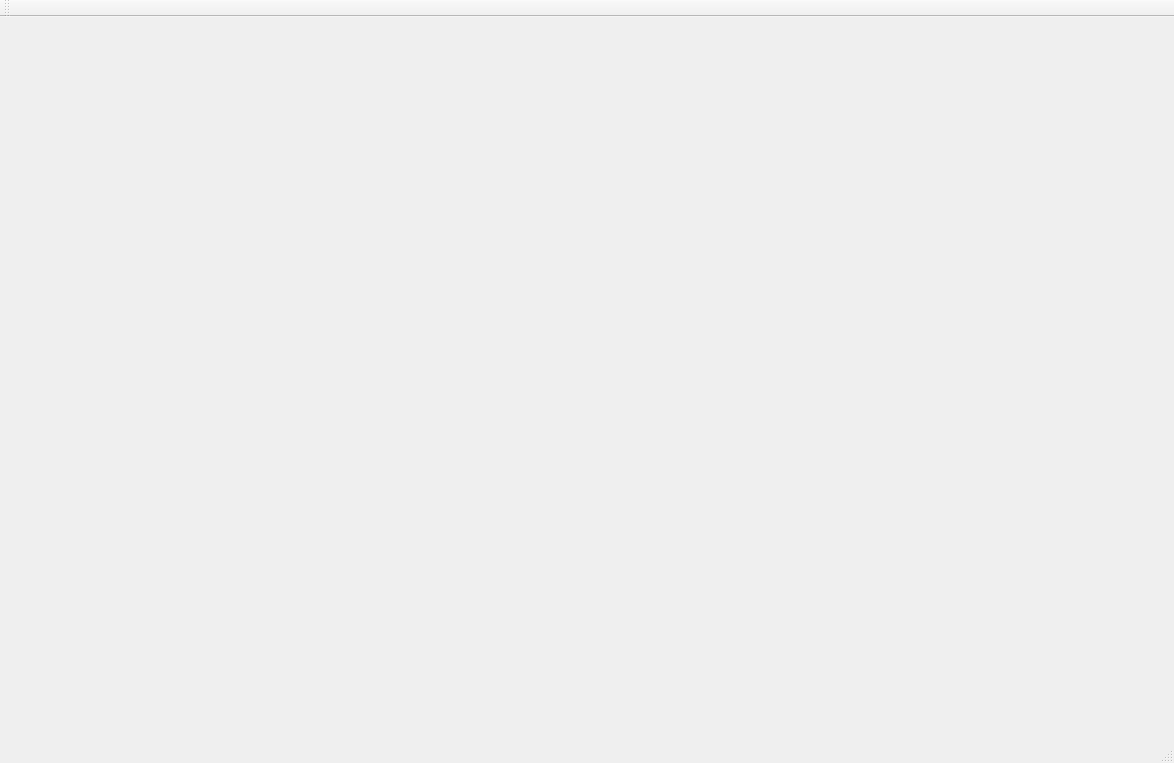
<?xml version="1.0" encoding="UTF-8"?>
<ui version="4.0">
 <class>MainWindow</class>
 <widget class="QMainWindow" name="MainWindow">
  <property name="geometry">
   <rect>
    <x>0</x>
    <y>0</y>
    <width>1174</width>
    <height>763</height>
   </rect>
  </property>
  <property name="sizePolicy">
   <sizepolicy hsizetype="Fixed" vsizetype="Fixed">
    <horstretch>0</horstretch>
    <verstretch>0</verstretch>
   </sizepolicy>
  </property>
  <property name="windowTitle">
   <string>MainWindow</string>
  </property>
  <widget class="QWidget" name="centralWidget"/>
  <widget class="QMenuBar" name="menuBar">
   <property name="geometry">
    <rect>
     <x>0</x>
     <y>0</y>
     <width>1174</width>
     <height>22</height>
    </rect>
   </property>
  </widget>
  <widget class="QToolBar" name="mainToolBar">
   <attribute name="toolBarArea">
    <enum>TopToolBarArea</enum>
   </attribute>
   <attribute name="toolBarBreak">
    <bool>false</bool>
   </attribute>
  </widget>
  <widget class="QStatusBar" name="statusBar"/>
 </widget>
 <layoutdefault spacing="6" margin="11"/>
 <resources/>
 <connections/>
</ui>
